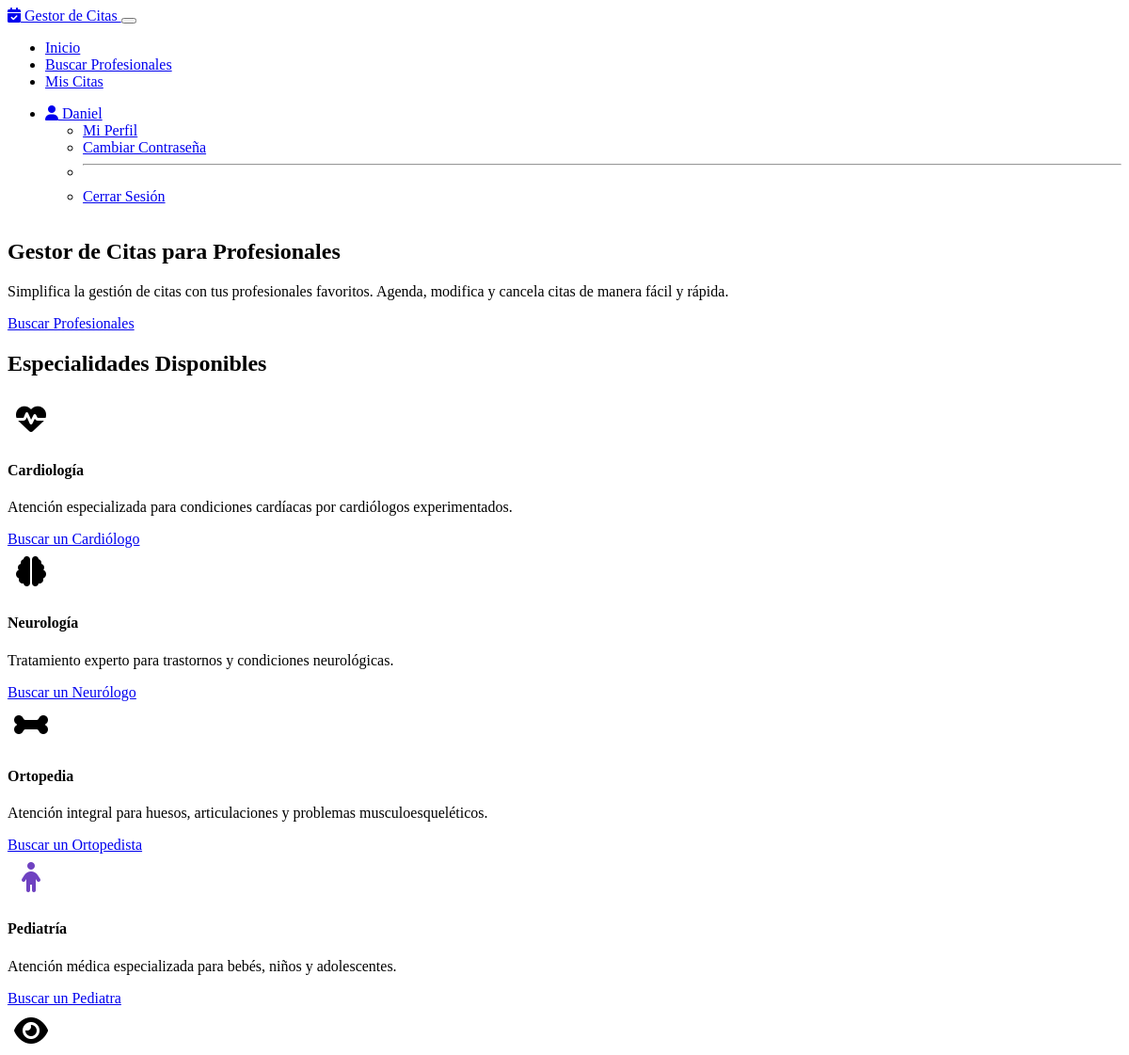
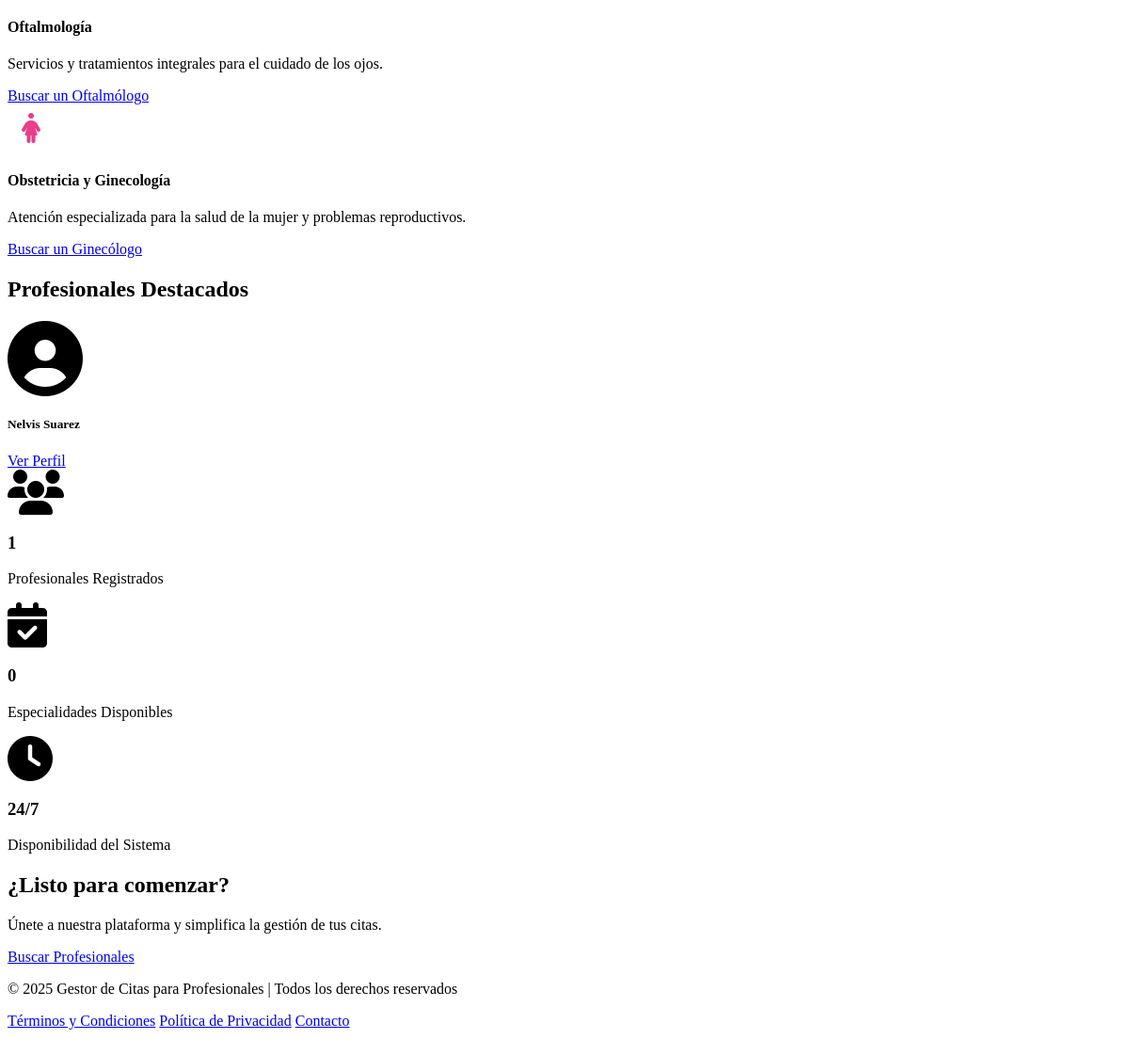
Screenshot of / (signed in) with the database file from the repository (2 pictures, top to bottom).
### models.py (models this page shows, shortened)
class User(UserMixin, db.Model):
    id = db.Column(db.Integer, primary_key=True)
    username = db.Column(db.String(64), unique=True, nullable=False, index=True)
    email = db.Column(db.String(120), unique=True, nullable=False, index=True)
    password_hash = db.Column(db.String(256), nullable=False)
    first_name = db.Column(db.String(64), nullable=False)
    last_name = db.Column(db.String(64), nullable=False)
    phone = db.Column(db.String(20))
    role = db.Column(db.String(20), nullable=False, default='client')
    created_at = db.Column(db.DateTime, default=datetime.utcnow)
    is_active = db.Column(db.Boolean, default=True)
    last_login = db.Column(db.DateTime)
    professional = db.relationship('Professional', uselist=False, back_populates='user', cascade='all, delete-orphan')
    client = db.relationship('Client', uselist=False, back_populates='user', cascade='all, delete-orphan')
    def is_professional(self):
        return self.role == 'professional'
    def is_client(self):
        return self.role == 'client'

class Professional(db.Model):
    id = db.Column(db.Integer, primary_key=True)
    user_id = db.Column(db.Integer, db.ForeignKey('user.id'), unique=True, nullable=False)
    bio = db.Column(db.Text)
    address = db.Column(db.String(200))
    years_experience = db.Column(db.Integer)
    rating = db.Column(db.Float, default=0.0)
    accepts_insurance = db.Column(db.Boolean, default=False)
    user = db.relationship('User', back_populates='professional')
    specialties = db.relationship('Specialty', secondary=professional_specialty, backref='professionals')
    schedules = db.relationship('Schedule', back_populates='professional', cascade='all, delete-orphan')
    appointments = db.relationship('Appointment', back_populates='professional', cascade='all, delete-orphan')

### routes/main.py (the view)
@main_bp.route('/')
def index():
    specialties = Specialty.query.order_by(Specialty.name).all()
    professionals_count = Professional.query.count()
    featured_professionals = db.session.query(Professional, User).join(User).limit(4).all()
    return render_template('index.html',
                          specialties=specialties,
                          professionals_count=professionals_count,
                          featured_professionals=featured_professionals)

### app.py (called while the page is built)
@login_manager.user_loader
def load_user(user_id):
    from models import User
    from sqlalchemy.exc import PendingRollbackError
    try:
        return User.query.get(int(user_id))
    except PendingRollbackError:
        db.session.rollback()
        return User.query.get(int(user_id))

### templates/index.html (shortened to what this page needs)
{% extends 'base.html' %}
{% block content %}
<div class="container">
    <section class="py-5 text-center">
        <div class="row py-lg-5">
            <div class="col-lg-8 col-md-10 mx-auto">
                <h1 class="fw-bold">Gestor de Citas para Profesionales</h1>
                <p class="lead text-muted">
                    Simplifica la gestión de citas con tus profesionales favoritos.
                    Agenda, modifica y cancela citas de manera fácil y rápida.
                </p>
                <div class="d-grid gap-2 d-sm-flex justify-content-sm-center mt-4">
                    {% if not current_user.is_authenticated %}
                        <a href="{{ url_for('auth.register') }}" class="btn btn-primary btn-lg px-4 gap-3 me-2">Registrarse</a>
                        <a href="{{ url_for('auth.login') }}" class="btn btn-outline-light btn-lg px-4">Iniciar Sesión</a>
                    {% else %}
                        <a href="{{ url_for('main.search') }}" class="btn btn-primary btn-lg px-4 gap-3">Buscar Profesionales</a>
                    {% endif %}
                </div>
            </div>
        </div>
    </section>
    <section class="py-5">
        <h2 class="text-center mb-5">Especialidades Disponibles</h2>
        <div class="row g-4">
            <div class="col-md-4">
                <div class="card h-100 border-0 bg-dark p-4">
                    <div class="d-flex align-items-center mb-3">
                        <div class="speciality-icon text-danger">
                            <i class="fas fa-heartbeat fa-2x"></i>
                        </div>
                        <h4 class="ms-3 mb-0">Cardiología</h4>
                    </div>
                    <p class="text-muted">Atención especializada para condiciones cardíacas por cardiólogos experimentados.</p>
                    <div class="mt-auto">
                        <a href="{{ url_for('main.search', specialty=1) }}" class="btn btn-outline-primary btn-sm">Buscar un Cardiólogo</a>
                    </div>
                </div>
            </div>
            <div class="col-md-4">
                <div class="card h-100 border-0 bg-dark p-4">
                    <div class="d-flex align-items-center mb-3">
                        <div class="speciality-icon text-info">
                            <i class="fas fa-brain fa-2x"></i>
                        </div>
                        <h4 class="ms-3 mb-0">Neurología</h4>
                    </div>
                    <p class="text-muted">Tratamiento experto para trastornos y condiciones neurológicas.</p>
                    <div class="mt-auto">
                        <a href="{{ url_for('main.search', specialty=4) }}" class="btn btn-outline-primary btn-sm">Buscar un Neurólogo</a>
                    </div>
                </div>
            </div>
            <div class="col-md-4">
                <div class="card h-100 border-0 bg-dark p-4">
                    <div class="d-flex align-items-center mb-3">
                        <div class="speciality-icon text-warning">
                            <i class="fas fa-bone fa-2x"></i>
                        </div>
                        <h4 class="ms-3 mb-0">Ortopedia</h4>
                    </div>
                    <p class="text-muted">Atención integral para huesos, articulaciones y problemas musculoesqueléticos.</p>
                    <div class="mt-auto">
                        <a href="{{ url_for('main.search', specialty=8) }}" class="btn btn-outline-primary btn-sm">Buscar un Ortopedista</a>
                    </div>
                </div>
            </div>
            <div class="col-md-4">
                <div class="card h-100 border-0 bg-dark p-4">
                    <div class="d-flex align-items-center mb-3">
                        <div class="speciality-icon text-purple">
                            <i class="fas fa-child fa-2x"></i>
                        </div>
                        <h4 class="ms-3 mb-0">Pediatría</h4>
                    </div>
                    <p class="text-muted">Atención médica especializada para bebés, niños y adolescentes.</p>
                    <div class="mt-auto">
                        <a href="{{ url_for('main.search', specialty=3) }}" class="btn btn-outline-primary btn-sm">Buscar un Pediatra</a>
                    </div>
                </div>
            </div>
            <div class="col-md-4">
                <div class="card h-100 border-0 bg-dark p-4">
                    <div class="d-flex align-items-center mb-3">
                        <div class="speciality-icon text-success">
                            <i class="fas fa-eye fa-2x"></i>
                        </div>
                        <h4 class="ms-3 mb-0">Oftalmología</h4>
                    </div>
                    <p class="text-muted">Servicios y tratamientos integrales para el cuidado de los ojos.</p>
                    <div class="mt-auto">
                        <a href="{{ url_for('main.search', specialty=5) }}" class="btn btn-outline-primary btn-sm">Buscar un Oftalmólogo</a>
                    </div>
                </div>
            </div>
            <div class="col-md-4">
                <div class="card h-100 border-0 bg-dark p-4">
                    <div class="d-flex align-items-center mb-3">
                        <div class="speciality-icon text-pink">
                            <i class="fas fa-female fa-2x"></i>
                        </div>
                        <h4 class="ms-3 mb-0">Obstetricia y Ginecología</h4>
                    </div>
                    <p class="text-muted">Atención especializada para la salud de la mujer y problemas reproductivos.</p>
                    <div class="mt-auto">
                        <a href="{{ url_for('main.search', specialty=6) }}" class="btn btn-outline-primary btn-sm">Buscar un Ginecólogo</a>
                    </div>
                </div>
            </div>
        </div>
    </section>
    {% if featured_professionals %}
        <section class="py-5">
            <h2 class="text-center mb-5">Profesionales Destacados</h2>
            <div class="row">
                {% for professional, user in featured_professionals %}
                    <div class="col-md-3 mb-4">
                        <div class="card h-100 border-0 bg-dark">
                            <div class="card-body text-center">
                                <div class="mb-3">
                                    <i class="fas fa-user-circle fa-5x text-secondary"></i>
                                </div>
                                <h5 class="card-title">{{ user.first_name }} {{ user.last_name }}</h5>
                                <a href="{{ url_for('main.professional_profile', professional_id=professional.id) }}"
                                   class="btn btn-sm btn-outline-primary">Ver Perfil</a>
                            </div>
                        </div>
                    </div>
                {% endfor %}
            </div>
        </section>
    {% endif %}
    <section class="py-5 bg-primary text-white rounded">
        <div class="container">
            <div class="row text-center">
                <div class="col-md-4 mb-3">
                    <i class="fas fa-users fa-3x mb-3"></i>
                    <h3>{{ professionals_count }}</h3>
                    <p>Profesionales Registrados</p>
                </div>
                <div class="col-md-4 mb-3">
                    <i class="fas fa-calendar-check fa-3x mb-3"></i>
                    <h3>{{ specialties|length }}</h3>
                    <p>Especialidades Disponibles</p>
                </div>
                <div class="col-md-4 mb-3">
                    <i class="fas fa-clock fa-3x mb-3"></i>
                    <h3>24/7</h3>
                    <p>Disponibilidad del Sistema</p>
                </div>
            </div>
        </div>
    </section>
    <section class="py-5 text-center">
        <h2 class="mb-4">¿Listo para comenzar?</h2>
        <p class="lead mb-4">Únete a nuestra plataforma y simplifica la gestión de tus citas.</p>
        {% if not current_user.is_authenticated %}
            <a href="{{ url_for('auth.register') }}" class="btn btn-lg btn-primary">Regístrate Ahora</a>
        {% else %}
            <a href="{{ url_for('main.search') }}" class="btn btn-lg btn-primary">Buscar Profesionales</a>
        {% endif %}
    </section>
</div>
{% endblock %}

### templates/base.html (shortened to what this page needs)
<!DOCTYPE html>
<html lang="es" data-bs-theme="dark">
<head>
    <link rel="stylesheet" href="https://cdn.replit.com/agent/bootstrap-agent-dark-theme.min.css">
    <link rel="stylesheet" href="https://cdnjs.cloudflare.com/ajax/libs/font-awesome/6.4.0/css/all.min.css">
    <link rel="stylesheet" href="{{ url_for('static', filename='css/custom.css') }}">
</head>
<body>
    <nav class="navbar navbar-expand-lg navbar-dark bg-dark mb-4">
        <div class="container">
            <a class="navbar-brand" href="{{ url_for('main.index') }}">
                <i class="fas fa-calendar-check"></i> Gestor de Citas
            </a>
            <button class="navbar-toggler" type="button" data-bs-toggle="collapse" data-bs-target="#navbarNav"
                    aria-controls="navbarNav" aria-expanded="false" aria-label="Toggle navigation">
            </button>
            <div class="collapse navbar-collapse" id="navbarNav">
                <ul class="navbar-nav me-auto">
                    <li class="nav-item">
                        <a class="nav-link" href="{{ url_for('main.index') }}">Inicio</a>
                    </li>
                    <li class="nav-item">
                        <a class="nav-link" href="{{ url_for('main.search') }}">Buscar Profesionales</a>
                    </li>
                    {% if current_user.is_authenticated %}
                        {% if current_user.is_client() %}
                            <li class="nav-item">
                                <a class="nav-link" href="{{ url_for('client.my_appointments') }}">Mis Citas</a>
                            </li>
                        {% endif %}
                    {% endif %}
                </ul>
                <ul class="navbar-nav">
                    {% if current_user.is_authenticated %}
                        <li class="nav-item dropdown">
                            <a class="nav-link dropdown-toggle" href="#" id="userDropdown" role="button"
                               data-bs-toggle="dropdown" aria-expanded="false">
                                <i class="fas fa-user"></i> {{ current_user.username }}
                            </a>
                            <ul class="dropdown-menu dropdown-menu-end" aria-labelledby="userDropdown">
                                {% if current_user.is_professional() %}
                                    <li><a class="dropdown-item" href="{{ url_for('professional.profile') }}">Mi Perfil</a></li>
                                {% elif current_user.is_client() %}
                                    <li><a class="dropdown-item" href="{{ url_for('client.profile') }}">Mi Perfil</a></li>
                                {% endif %}
                                <li><a class="dropdown-item" href="{{ url_for('auth.change_password') }}">Cambiar Contraseña</a></li>
                                <li><hr class="dropdown-divider"></li>
                                <li><a class="dropdown-item" href="{{ url_for('auth.logout') }}">Cerrar Sesión</a></li>
                            </ul>
                        </li>
                    {% endif %}
                </ul>
            </div>
        </div>
    </nav>
    <main class="container py-4">
        {% block content %}{% endblock %}
    </main>
    <footer class="py-4 bg-dark text-white mt-5">
        <div class="container text-center">
            <p>&copy; 2025 Gestor de Citas para Profesionales | Todos los derechos reservados</p>
            <p class="small">
                <a href="#" class="text-white text-decoration-none me-3">Términos y Condiciones</a>
                <a href="#" class="text-white text-decoration-none me-3">Política de Privacidad</a>
                <a href="#" class="text-white text-decoration-none">Contacto</a>
            </p>
        </div>
    </footer>
</body>
</html>

### static/css/custom.css (style rules this page uses)
body { min-height: 100vh; display: flex; flex-direction: column; }
main { flex: 1 0 auto; }
.dropdown-menu { min-width: 12rem; }
footer { margin-top: auto; padding-bottom: 20px; }
.text-purple { color: #6f42c1 !important; }
.text-pink { color: #e83e8c !important; }
.speciality-icon { width: 50px; height: 50px; border-radius: 50%; display: flex; justify-content: center; align-items: center; }

### rows the page displays
User: username "Daniel"
Professional: first_name "Nelvis", last_name "Suarez"

### other values shown
{{ professionals_count }} "1"
{{ specialties|length }} "0"
